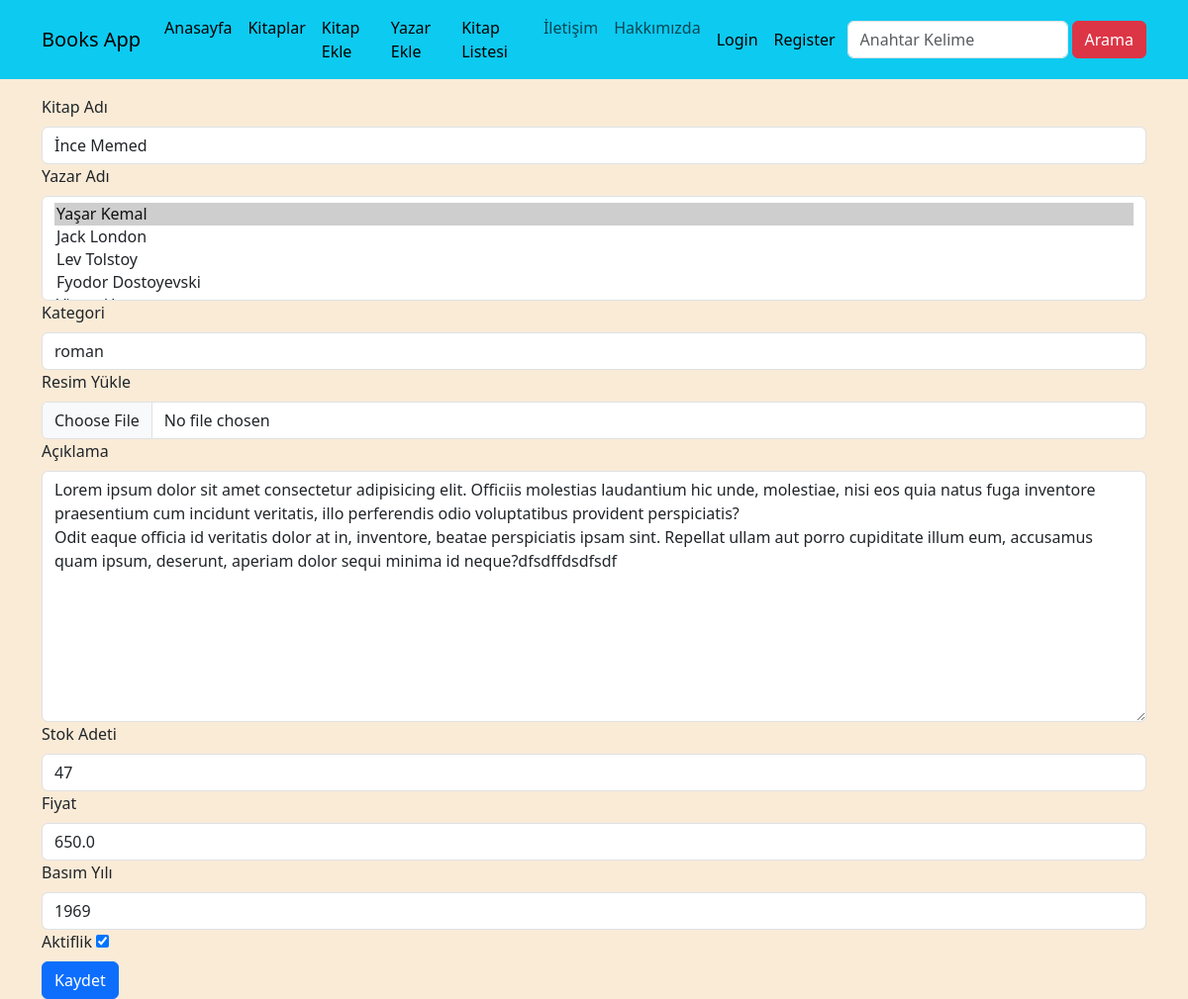
The app's page /books/book-edit/ince-memed/ with its own data.
### books/models.py (models this page shows, shortened)
class Book(models.Model):
    name = models.CharField(max_length=100)
    author = models.ManyToManyField(Author, related_name="book")
    category = models.ForeignKey(Category, on_delete=models.CASCADE)
    image = models.ImageField(upload_to="image", default="")
    slug = models.SlugField(max_length=100, unique=True, blank=True, null=True, default=None, editable=False, db_index=True)
    description = models.TextField(max_length=1000, blank=True, null=True)
    stock = models.IntegerField()
    price = models.FloatField()
    publication_date = models.IntegerField(blank=True, null=True)
    created_date = models.DateTimeField(auto_now_add=True)
    activate = models.BooleanField(default=True)
    class Meta:
        verbose_name = "Kitap"
        verbose_name_plural = "Kitaplar"

### books/views.py (the view)
# urls.py: path("book-edit/<slug:slug>/", views.book_edit, name="book-edit"),
def book_edit(request, slug):
    book = get_object_or_404(Book, slug=slug)
    if request.method == "POST":
        form = BookForm(request.POST, request.FILES, instance=book)
        form.save()
        return redirect("book-list")
    else:
        form = BookForm(instance=book)
    return render(request, "books/book-edit.html", {"form": form})

### books/models.py (called while the page is built)
    def __str__(self):
        return self.name

    def __str__(self):
        return self.name

### books/templates/books/book-edit.html (shortened to what this page needs)
{% extends 'base.html' %}
{% load static %}
{% block css_files %}
    <link rel="stylesheet" href="{% static 'books/css/style.css' %}">
{% endblock %}
{% block content %}
    <div class="container mt-3">
        <div class="row">
            <div class="col-12">
                <form method="POST" novalidate enctype="multipart/form-data">
                    {% for field in form %}
                        <div class="mb3 {% if field.errors %} invalid {% endif %}">
                            <label for="field.id_for_label" class="form-label">{{ field.label }}</label>
                            {{ field }}
                        </div>
                    {% endfor %}
                    <button type="submit" class="btn btn-primary">Kaydet</button>
                </form>
            </div>
        </div>
    </div>
{% endblock %}

### books/static/books/css/style.css (style rules this page uses)
body { background-color: antiquewhite; }

### records on screen
Book: form "İnce Memed" "roman" "Lorem ipsum dolor sit amet consectetur adipisicing elit. Officiis molestias laudantium hic unde, molestiae, nisi eos quia natus fuga inventore praesentium cum incidunt veritatis, illo perferendis odio voluptatibus provident perspiciatis? Odit eaque officia id veritatis dolor at in, inventore, beatae perspiciatis ipsam sint. Repellat ullam aut porro cupiditate illum eum, accusamus quam ipsum, deserunt, aperiam dolor sequi minima id neque?dfsdffdsdfsdf" "47" "650.0" "1969" "☑"

### other values on screen
{{ field.label }} "Kitap Adı" "Yazar Adı" "Kategori" "Resim Yükle" "Açıklama" "Stok Adeti" "Fiyat" "Basım Yılı" "Aktiflik"
